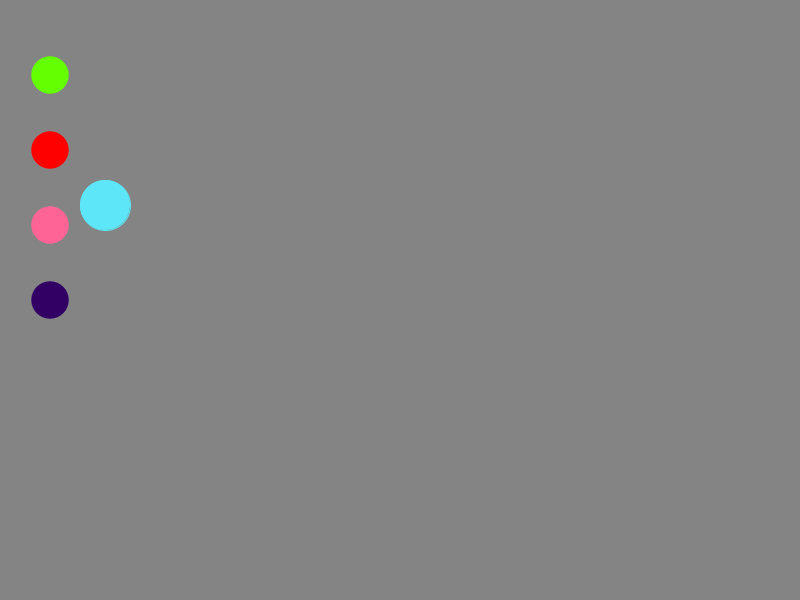
Frame 1 (no input)
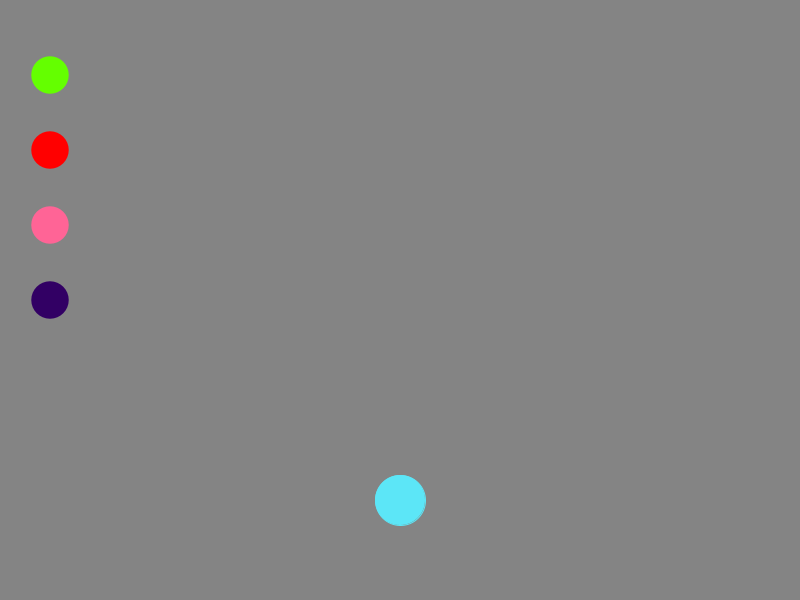
Frame 60 (the mouse pressed at the canvas centre just before this capture)
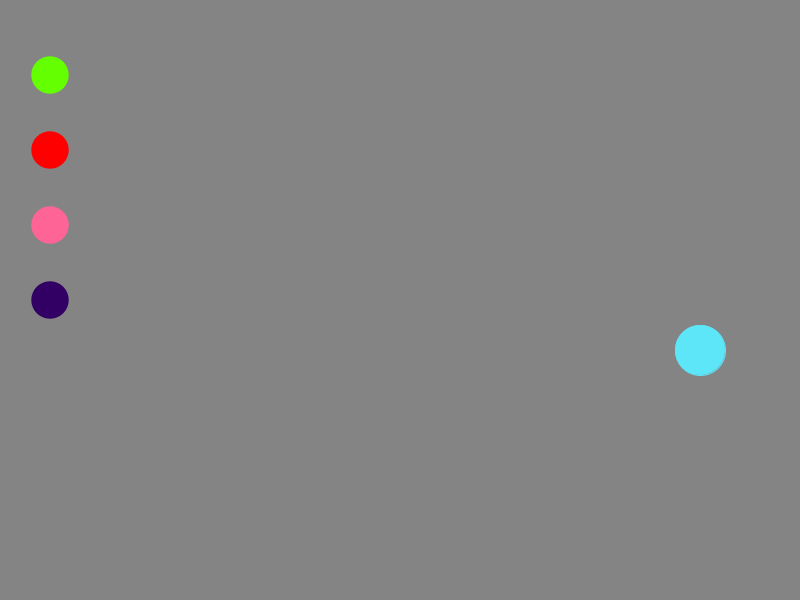
Frame 120 (the mouse held since frame 60 and released just before this capture)

The Processing sketch that drew these frames (run headless with seeded random() and noise(); from frame 60 on, the mouse is pressed at the canvas centre):

// Processing sketch: Weekly7_Classes_Ball_and_Button
// ── Weekly7_Classes_Ball_and_Button.pde
//// println("Hello World");

//size(800,600); // determine the size of the window

////change background color
//background(125);

////if you use control+/,
////then you can comment out
////several lines
//line(50,95,567,982); // line from one point to another (x1,y1,x2,y2)
//rect(100,200,100,300,200,200,200,300); // weird lookin rectangle.
//// documentation says it is determining the roundness of the corners
//line     ( 0, 100,    500,          400); // spaces don't affect anything

//stroke(255,30,180); // also works on lines

//rect(400,300,200,100);// way he teaches rect (x,y,width,length)
//// x and y of the top left of the rectangle (unless rectMode(CENTER);)
////  inside of rectangle is white and covers
//// lines printed before it in the code

//// inside of rect is fill
//// outside of rect is stroke

////change fill color
//fill(0,120,255); // fill(R,G,B);
//// fill(255,255,255); = fill(255);

//circle(100,100,100); // (x,y,extent) where "extent" = diameter

// class(end);

Ball circle1;
Ball circle2;
Square square1;
Square square2;
Triangle triangle1;
Triangle triangle2;
Button but1, but2, but3, but4;
PVector buttonsDistFromTopLeft;
float buttonSize, buttonEdgeRoundness = 100;
//ArrayList<Renderable> everything;

void setup() {
size(800,600);
rectMode(CENTER);
buttonsDistFromTopLeft = new PVector(width/16.0,height/8.0);
buttonSize = height/16.0;
//everything = new ArrayList<>();
circle1 = new Ball(100,200,50,color(#5CE6F7)); 
//everything.add(circle1);

but1 = new Button(buttonsDistFromTopLeft.x,
                  buttonsDistFromTopLeft.y,
                  buttonSize,
                  color(100,255,0));
//everything.add(but1);

but2 = new Button(buttonsDistFromTopLeft.x,
                  buttonsDistFromTopLeft.y*2,
                  buttonSize,
                  color(255,0,0));
//everything.add(but2);

but3 = new Button(buttonsDistFromTopLeft.x,
                  buttonsDistFromTopLeft.y*3,
                  buttonSize,
                  color(255,100,150));
//everything.add(but3);

but4 = new Button(buttonsDistFromTopLeft.x,
                  buttonsDistFromTopLeft.y*4,
                  buttonSize,
                  color(50,0,100));
//everything.add(but4);
}

void draw() {
  background(132);
  //circle1.render();
  circle1.move();
  circle1.bounceatbounds();
  
  //but1.render();
  but1.whenPressed(() -> circle1.increaseSpeed());
  //but2.render();
  but2.whenPressed(() -> circle1.decreaseSpeed());
  //but3.render();
  but3.whenPressed(() -> circle1.increaseDiameter());
  //but4.render();
  but4.whenPressed(() -> circle1.decreaseDiameter());
  renderAll(new Renderable[] {circle1,but1,but2,but3,but4});
  //new ArrayList<Renderable>(Array.asList(circle1,but1,but2,but3,but4))
  //{circle1,but1,but2,but3,but4}
}

// ── Ball.pde
class Ball extends Shape {

  Ball(int x, int y, int size, color fill) {
    super();
    this.x = x;
    this.y = y;
    this.size = size;
    this.fill = fill;
    stroke = fill;
  }

  @Override
    void render() {
    fill(fill);
    stroke(stroke);
    circle(x, y, size);
  }
}

// ── Button.pde
class Button implements Renderable {
  boolean isPressed = false, isRounded = false, eachRounded = false, isRect = true, active = true;
  float roundSize, topLeftRound, topRightRound, botLeftRound, botRightRound, roundness;
  PVector loc, rectSize;
  color c;

  //    --------------------------------    Initialize Circular Button    --------------------------------
  Button(PVector location, float diameter, color c) {
    // makes a round button at the given PVector with the given diameter
    loc = location;
    roundSize = diameter;
    isRect = false;
    this.c = c;
  }
  Button(float x, float y, float diameter, color c) {
    // makes a round button at the given x and y positions with the given diameter
    loc = new PVector(x, y);
    roundSize = diameter;
    isRect = false;
    this.c = c;
  }

  //    --------------------------------    Initialize Rectangular Button    --------------------------------
  Button(PVector location, PVector size, color c) {
    // makes a rectangular button at the given location with the given size
    loc = location;
    rectSize = size;
    this.c = c;
  }
  Button(float x, float y, PVector size, color c) {
    // makes a rectangular button at the given x and y positions with the given size
    loc = new PVector(x, y);
    rectSize = size;
    this.c = c;
  }
  Button(PVector location, float wid, float hgt, color c) {
    // makes a rectangular button at the given location with the given width and height
    loc = location;
    rectSize = new PVector(wid, hgt);
    this.c = c;
  }
  Button(float x, float y, float wid, float hgt, color c) {
    // makes a rectangular button at the given x and y positions with the given width and height
    loc = new PVector(x, y);
    rectSize = new PVector(wid, hgt);
    this.c = c;
  }
  Button(PVector location, PVector size, float howRounded, color c) {
    // makes a rectangular button at the given location with the given size with rounded edges
    loc = location;
    rectSize = size;
    roundness = howRounded;
    isRounded = true;
    this.c = c;
  }
  Button(PVector location, float wid, float hgt, float howRounded, color c) {
    // makes a rectangular button at the given location with the given width and height with rounded edges
    loc = location;
    rectSize = new PVector(wid, hgt);
    roundness = howRounded;
    isRounded = true;
    this.c = c;
  }
  Button(float x, float y, PVector size, float howRounded, color c) {
    // makes a rectangular button at the given x and y positions with the given size with rounded edges
    loc = new PVector(x, y);
    rectSize = size;
    roundness = howRounded;
    isRounded = true;
    this.c = c;
  }
  Button(float x, float y, float wid, float hgt, float howRounded, color c) {
    // makes a rectangular button at the given x and y positions with the given width and height with rounded edges
    loc = new PVector(x, y);
    rectSize = new PVector(wid, hgt);
    roundness = howRounded;
    isRounded = true;
    this.c = c;
  }
  Button(PVector location, PVector size, float topLeftRound, float topRightRound, float botLeftRound, float botRightRound, color c) {
    // makes a rectangular button at the given location with the given size with individually rounded edge
    loc = location;
    rectSize = size;
    this.topLeftRound = topLeftRound;
    this.topRightRound = topRightRound;
    this.botLeftRound = botLeftRound;
    this.botRightRound = botRightRound;
    eachRounded = true;
    this.c = c;
  }
  Button(PVector location, float wid, float hgt, float topLeftRound, float topRightRound, float botLeftRound, float botRightRound, color c) {
    // makes a rectangular button at the given location with the given width and height with individually rounded edge
    loc = location;
    rectSize = new PVector(wid, hgt);
    this.topLeftRound = topLeftRound;
    this.topRightRound = topRightRound;
    this.botLeftRound = botLeftRound;
    this.botRightRound = botRightRound;
    eachRounded = true;
    this.c = c;
  }
  Button(float x, float y, PVector size, float topLeftRound, float topRightRound, float botLeftRound, float botRightRound, color c) {
    // makes a rectangular button at the given x and y positions with the given size with individually rounded edge
    loc = new PVector(x, y);
    rectSize = size;
    this.topLeftRound = topLeftRound;
    this.topRightRound = topRightRound;
    this.botLeftRound = botLeftRound;
    this.botRightRound = botRightRound;
    eachRounded = true;
    this.c = c;
  }
  Button(float x, float y, float wid, float hgt, float topLeftRound, float topRightRound, float botLeftRound, float botRightRound, color c) {
    // makes a rectangular button at the given x and y positions with the given width and height with individually rounded edge
    loc = new PVector(x, y);
    rectSize = new PVector(wid, hgt);
    this.topLeftRound = topLeftRound;
    this.topRightRound = topRightRound;
    this.botLeftRound = botLeftRound;
    this.botRightRound = botRightRound;
    eachRounded = true;
    this.c = c;
  }

  //    ----------------------------------------------------------------    Functions    ----------------------------------------------------------------
  boolean mouseInButton() {
    // returns true if the mouse cursor is inside the button
    if (isRect) {
      return(inRectCentered(loc.x, loc.y, rectSize.x, rectSize.y, mouseX, mouseY));
    } else {
      return(inDist(loc.x, loc.y, roundSize, mouseX, mouseY));
    }
  }
  @Override
  void render() {
    // draws the button and makes it begin detecting if it was pressed
    if (isRect) {
      renderRectButton();
    } else {
      renderCircleButton();
    }
    beingPressed();
  }
  void renderCircleButton() {
    // draws the button as a circle at the location
    if (isPressed) {
      fill(darken(c));
    } else {
      fill(c);
    }
    noStroke();
    circle(loc.x, loc.y, roundSize);
  }
  void renderRectButton() {
    // draws the button as a rectangle at the location
    rectMode(CENTER);
    if (isPressed) {
      fill(darken(c));
    } else {
      fill(c);
    }
    noStroke();
    rect(loc.x, loc.y, rectSize.x, rectSize.y);
  }
  void beingPressed() {
    isPressed = mouseInButton() && active && mousePressed;
  }

  void whenPressed(Runnable func) {
    // if the button pressed, runs the given function everytime this is called
    // to only run once, put in mouseReleased()
    if (mouseInButton() && active && mousePressed) {
      func.run();
    }
  }
  void whenReleased(Runnable func) {
    // if isPressed is true, run this and make it false
    if (isPressed) {
      func.run();
      isPressed = false;
    }
  }
  //boolean mouseClicked(){
  // return mouseInButton() && active;
  //}
  color darken(color c) {
    // returns the given color black-shifted
    return color(red(c)/2, green(c)/2, blue(c)/2);
  }
  //    --------------------------------------------------------    Helper Functions    --------------------------------------------------------

  boolean inDist(float x, float y, float hitRadius, float foundX, float foundY) {
    /*
    checks if the point (foundX,foundY) is within the given hitRadius of the point (x,y)
    */
    return (dist(x, y, foundX, foundY) < hitRadius);
  }
  boolean inBounds(float x, float y, float leftBound, float rightBound, float topBound, float bottomBound) {
    /*
  checks if the given input is within all four bounds
     */
    return ((leftBound <= x) && (x <= rightBound) && (topBound <= y) && (y <= bottomBound));
  }
  boolean inRectCentered(float x, float y, float wid, float hgt, float inputX, float inputY) {
    /*
  checks if the input is in the given rectangle centered at (x,y) with sides of wid and hgt
     */
    return inBounds(inputX, inputY, x-wid/2, x+wid/2, y-hgt/2, y+hgt/2);
  }
}

// ── Renderable.pde
interface Renderable {
// An Object that can be rendered to the window
  void render();

}
void renderAll(Renderable[] items){
  for(int i = 0;i<items.length;i++){
    items[i].render();
  }
}
void renderAll(ArrayList<Renderable> items){
  for(int i = 0;i<items.size();i++){
    items.get(i).render();
  }
}

// ── Shape.pde
abstract class Shape implements Renderable {
  int x = 100, y = 100, size = 100, xSpeed = 5, ySpeed = 5, sizeChange = 3, speedChange = 1, previousYSpeed, previousXSpeed;
  color fill = color(0), stroke = color(0);

  Shape() {
  }
  Shape(int x, int y, int size, int xSpeed, int ySpeed, color fill, color stroke) {
    this.x = x;
    this.y = y;
    this.size = size;
    this.xSpeed = xSpeed;
    this.ySpeed = ySpeed;
    this.fill = fill;
    this.stroke = stroke;
  }
  @Override
    abstract void render();

  void bounceatbounds() {
    if (x + (size / 2) >= width || x - (size / 2) <= 0) {
      bounceX();
    } else if (y + (size / 2) >= height || y - (size / 2) <= 0) {
      bounceY((size / 2), height-(size / 2));
    }
  }
  void bounceX() {
    xSpeed = -xSpeed;
    x = constrain(x, (size / 2), width-(size / 2));
    //randomizeColor();
  }
  void bounceY(int zero, int max) {
    ySpeed = -ySpeed;
    y = constrain(y, zero, max);
    //randomizeColor();
  }
  void randomizeColor() {
    fill = color(random(255), random(255), random(255));
    stroke = color(random(255), random(255), random(255));
  }
  void move() {
    x += xSpeed;
    y += ySpeed;
  }
  void increaseSpeed() {
    if (!(ySpeed == 0)) {
      ySpeed += (ySpeed/abs(ySpeed))*speedChange;
    } else {
      ySpeed = previousYSpeed;
    }
    if (!(xSpeed == 0)) {
      xSpeed += (xSpeed/abs(xSpeed))*speedChange;
    } else {
      xSpeed = previousXSpeed;
    }
  }
  void decreaseSpeed() {
    if (!(ySpeed == 0)) {
      previousYSpeed = ySpeed;
      ySpeed -= (ySpeed/abs(ySpeed))*speedChange;
    }
    if (!(xSpeed == 0)) {
      previousXSpeed = xSpeed;
      xSpeed -= (xSpeed/abs(xSpeed))*speedChange;
    }
  }
  void increaseDiameter() {
    size = constrain(size+sizeChange, size, size+sizeChange);
  }
  void decreaseDiameter() {
    size = constrain(size-sizeChange, 5, size);
  }
}

// ── Square.pde
class Square extends Shape {

  Square(int x, int y, int size, color fill) {
    super();
    this.x = x;
    this.y = y;
    this.size = size;
    this.fill = fill;
    stroke = fill;
  }

  @Override
    void render() {
    fill(fill);
    stroke(stroke);
    square(x, y, size);
  }
}

// ── Triangle.pde
class Triangle extends Shape {

  Triangle(int x, int y, int size, color fill) {
    super();
    this.x = x;
    this.y = y;
    this.size = size;
    this.fill = fill;
    stroke = fill;
  }

  @Override
    void render() {
    fill(fill);
    stroke(stroke);
    triangle(x,
      y,
      x - (size / 2),
      y + size,
      x + (size / 2),
      y + size);
  }

  @Override
    void bounceatbounds() {
    if (x + (size / 2) >= width || x - (size / 2) <= 0) {
      bounceX();
    }
    if (y + size >= height || y <= 0) {
      bounceY(0, height);
    }
  }
}
